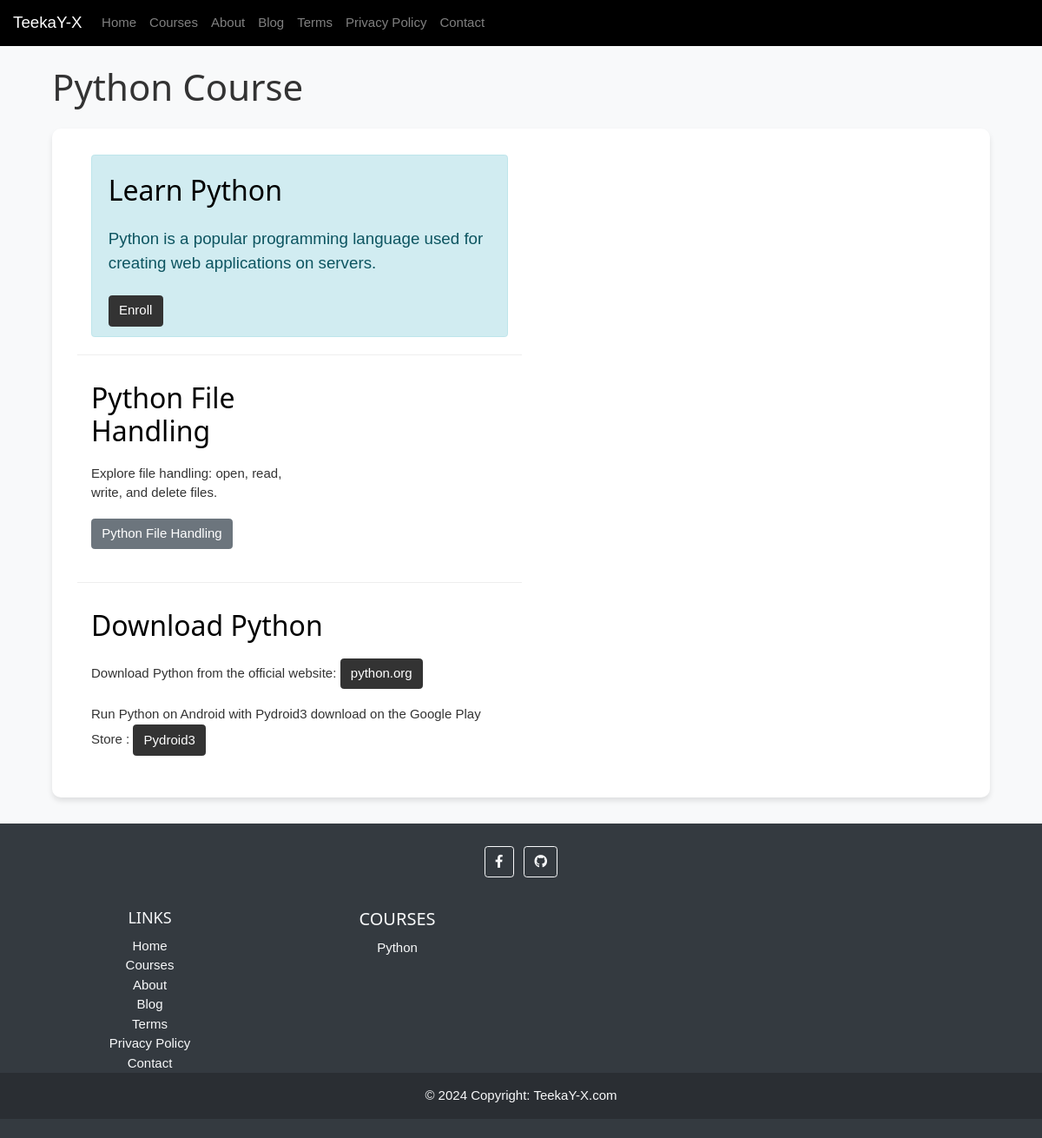
Before: /courses/python/ with the older database file.
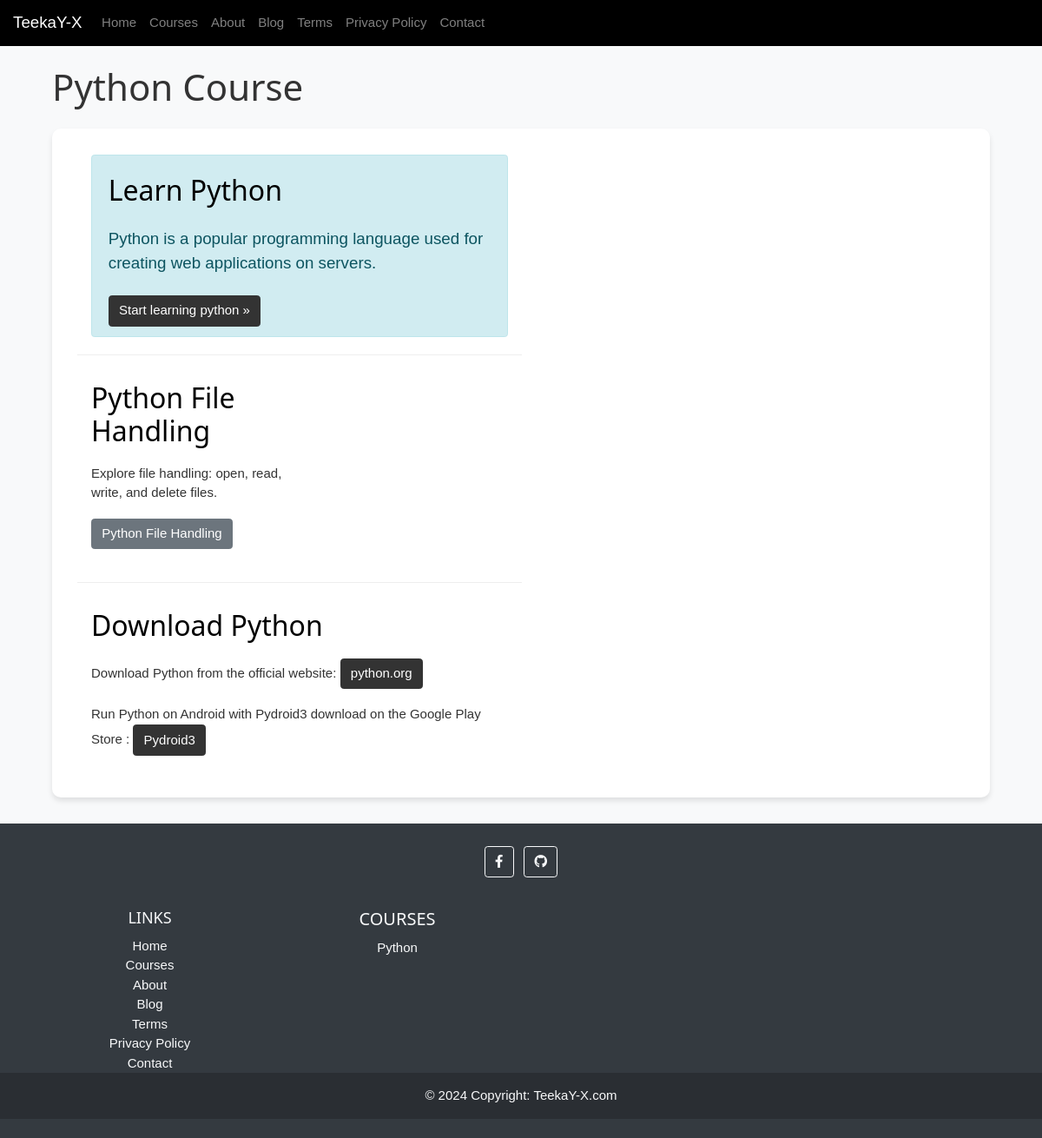
After: the same page with the newer database file.
### main/models.py (models this page shows, shortened)
class Course(models.Model):
    title = models.CharField(max_length=200)
    list_description = models.TextField(default='Default list description')
    description = models.TextField(default='desc')
    banner_image = models.ImageField(upload_to='course_banners/', blank=True, null=True)
    slug = models.SlugField(unique=True, blank=True)

### main/views.py (the view)
# urls.py: path('courses/<slug:slug>/', views.course_detail, name='course-detail'),
def course_detail(request, slug):
    course = get_object_or_404(Course, slug=slug)
    courses = Course.objects.all()
    return render(request, 'courses/course_detail.html', {
        'course': course,
        'all_courses': courses,
        'current_course': course,
    })

### main/templates/courses/course_detail.html (shortened to what this page needs)
{% extends 'base.html' %}
{% block content %}
<div class="container mt-4">
  <h1 class="mb-4">{{ course.title }}</h1>
  <p>{{ course.description|safe}}</p>
{% endblock %}

### main/templates/base.html (shortened to what this page needs)
{% load static %}
<!DOCTYPE html>
<html lang="en">
<head>
    <link rel="stylesheet" href="{% static 'css/bootstrap.min.css' %}">
    <link rel="stylesheet" href="{% static 'css/style.css' %}">
    <link rel="stylesheet" href="https://cdnjs.cloudflare.com/ajax/libs/font-awesome/5.15.4/css/all.min.css">
</head>
<body>
    <header>
        <nav class="navbar navbar-expand-lg navbar-dark bg-darkblue">
            <a class="navbar-brand" href="/">TeekaY-X</a>
            <div class="collapse navbar-collapse" id="navbarNav">
                <ul class="navbar-nav">
                    <li class="nav-item">
                        <a class="nav-link" href="/">Home</a>
                    </li>
                    <li class="nav-item">
                        <a class="nav-link" href="{% url 'course-list' %}">Courses</a>
                    </li>
                    <li class="nav-item">
                        <a class="nav-link" href="{% url 'about' %}">About</a>
                    </li>
                    <li class="nav-item">
                        <a class="nav-link" href="{% url 'blog-home' %}">Blog</a>
                    </li>
                    <li class="nav-item">
                        <a class="nav-link" href="{% url 'terms' %}">Terms</a>
                    </li>
                    <li class="nav-item">
                        <a class="nav-link" href="{% url 'privacy-policy' %}">Privacy Policy</a>
                    </li>
                    <li class="nav-item">
                        <a class="nav-link" href="{% url 'contact-us' %}">Contact</a>
                    </li>
                </ul>
            </div>
        </nav>
    </header>
    <main>
        <div class="container">
            {% block content %}
            {% endblock %}
        </div>
    </main>
    <footer class="bg-dark text-center text-light py-4">
        <div class="container">
            <section class="mb-4">
                <a class="btn btn-outline-light btn-floating m-1" target='_blank' href="https://www.facebook.com/profile.php?id=61555241895001" role="button"><i class="fab fa-facebook-f"></i></a>
                <a class="btn btn-outline-light btn-floating m-1" target='_blank' href="https://github.com/asahlumaty1ka" role="button"><i class="fab fa-github"></i></a>
            </section>
            <section>
                <div class="row">
                    <div class="col-lg-3 col-md-6 mb-4 mb-md-0">
                        <h5 class="text-uppercase">Links</h5>
                        <ul class="list-unstyled mb-0">
                            <li>
                                <a href="{% url 'index' %}" class="text-light">Home</a>
                            </li>
                            <li>
                                <a href="{% url 'course-list' %}" class="text-light">Courses</a>
                            </li>
                            <li>
                                <a href="{% url 'about' %}" class="text-light">About</a>
                            </li>
                            <li>
                                <a href="{% url 'blog-home' %}" class="text-light">Blog</a>
                            </li>
                            <li>
                                <a href="{% url 'terms' %}" class="text-light">Terms</a>
                            </li>
                            <li>
                                <a href="{% url 'privacy-policy' %}" class="text-light">Privacy Policy</a>
                            </li>
                            <li>
                                <a href="{% url 'contact-us' %}" class="text-light">Contact</a>
                            </li>
                        </ul>
                    </div>
                    <div class="col-lg-3 col-md-6 mb-4 mb-md-0">
                        <h4 class="text-uppercase">Courses</h4>
                        <ul class="list-unstyled mb-0">
                            <li>
                                <a href="/courses/python/" class="text-light">Python</a>
                            </li>
                        </ul>
                    </div>
                </div>
            </section>
        </div>
        <div class="text-center p-3" style="background-color: rgba(0, 0, 0, 0.2);">
            &copy; 2024 Copyright:
            <a class="text-light" href="/">TeekaY-X.com</a>
        </div>
    </footer>
</body>
</html>

### main/static/css/style.css (style rules this page uses)
.bg-darkblue { background-color: #000000; }
.text-light { color: #ffffff; }
.btn-primary { background-color: #333333; border-color: #333333; color: #ffffff; }
.jumbotron { background-color: #fff; padding: 30px; margin-bottom: 30px; border-radius: 10px; box-shadow: 0 4px 6px rgba(0, 0, 0, 0.1); }
h2 { color: #000000; }
p { font-size: 16px; }
a { color: #007bff; }
body { display: flex; flex-direction: column; min-height: 100vh; font-family: Arial, sans-serif; background-color: #f8f9fa; color: #333; line-height: 1.6; }
main { flex: 1; }
html { box-sizing:border-box }
*,*:before,*:after { box-sizing:inherit }
html { -ms-text-size-adjust:100%;-webkit-text-size-adjust:100% }
body { margin:0 }
article,aside,details,figcaption,figure,footer,header,main,menu,nav,section { display:block }
a { background-color:transparent }
hr { box-sizing:content-box;height:0;overflow:visible }
html,body { font-family:Verdana,sans-serif;font-size:15px;line-height:1.5 }
html { overflow-x:hidden }
h1 { font-size:36px }
h2 { font-size:30px }
h4 { font-size:20px }
h5 { font-size:18px }
h1,h2,h3,h4,h5,h6 { font-family:"Segoe UI",Arial,sans-serif;font-weight:400;margin:10px 0 }
hr { border:0;border-top:1px solid #eee;margin:20px 0 }
a { color:inherit }
h1 { font-size: 42px; }
h2 { font-size: 32px; }
p { margin-top: 1.2em; margin-bottom: 1.2em; font-size: 15px; }
hr { margin:20px -16px; }

Changed rows visible on the page:
changed Course "Python Course": description "…web applications on servers. Enroll Python File Handling Explore…" → "…web applications on servers. Start learning python » Python File Handling Explore…"
